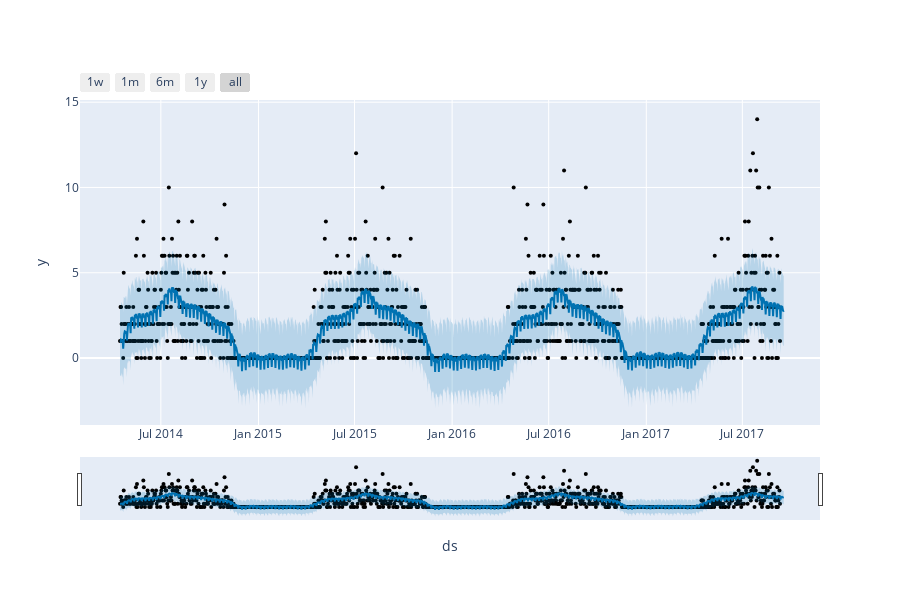

Notebook source saved alongside this figure:
### Code cell
from prophet.plot import plot_plotly, plot_components_plotly

plot_plotly(m, forecast)

### Figure 1 — Plotly figure (JSON) as saved in the notebook; plotly's stock layout.template omitted (floating-point values rounded to 4 significant figures; data arrays with more than 128 entries replaced by an {"elided": "..."} marker saying what was removed)
{"data": [{"marker": {"color": "black", "size": 4}, "mode": "markers", "name": "Actual", "type": "scatter", "x": {"elided": "1245 str values"}, "y": {"elided": "1245 int values"}}, {"hoverinfo": "skip", "line": {"width": 0}, "mode": "lines", "type": "scatter", "x": {"elided": "1252 str values"}, "y": {"elided": "1252 float values"}}, {"fill": "tonexty", "fillcolor": "rgba(0, 114, 178, 0.2)", "line": {"color": "#0072B2", "width": 2}, "mode": "lines", "name": "Predicted", "type": "scatter", "x": {"elided": "1252 str values"}, "y": {"elided": "1252 float values"}}, {"fill": "tonexty", "fillcolor": "rgba(0, 114, 178, 0.2)", "hoverinfo": "skip", "line": {"width": 0}, "mode": "lines", "type": "scatter", "x": {"elided": "1252 str values"}, "y": {"elided": "1252 float values"}}], "layout": {"height": 600, "showlegend": false, "width": 900, "xaxis": {"rangeselector": {"buttons": [{"count": 7, "label": "1w", "step": "day", "stepmode": "backward"}, {"count": 1, "label": "1m", "step": "month", "stepmode": "backward"}, {"count": 6, "label": "6m", "step": "month", "stepmode": "backward"}, {"count": 1, "label": "1y", "step": "year", "stepmode": "backward"}, {"step": "all"}]}, "rangeslider": {"visible": true}, "title": {"text": "ds"}, "type": "date"}, "yaxis": {"title": {"text": "y"}}}}
